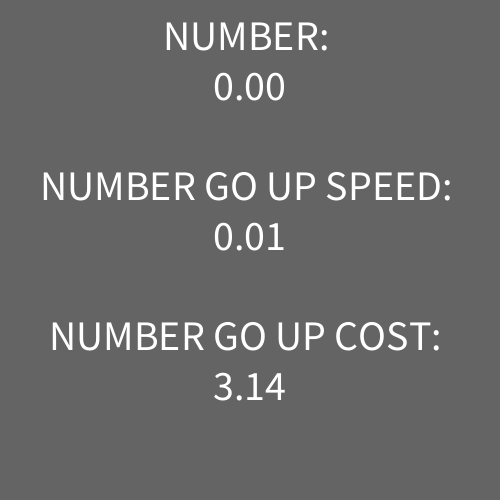
Frame 1 (no input)
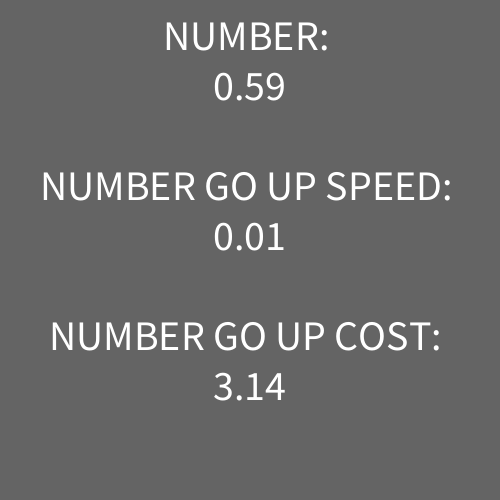
Frame 60 (the mouse pressed at the canvas centre just before this capture)
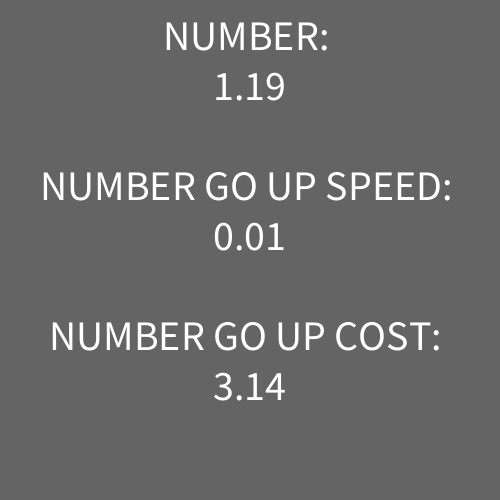
Frame 120 (the mouse held since frame 60 and released just before this capture)

The Processing sketch that drew these frames (run headless with seeded random() and noise(); from frame 60 on, the mouse is pressed at the canvas centre):

// Processing sketch: ConditionalsWarmup5
// ── ConditionalsWarmup5.pde
float number = 0;
float goUpSpeed = 0.01;
float goUpCost = 3.14;
float power = 1;

void setup() {
  size(500, 500);
}

void draw() {
  background(100);
  fill(255);
  
  textSize(42);
  textAlign(CENTER);
  text("NUMBER: ", width / 2, 50);
  text(nf(number, 0 , 2), width / 2, 100);
  text("NUMBER GO UP SPEED: ", width / 2, 200);
  text(nf(goUpSpeed, 0, 2), width / 2, 250);
  text("NUMBER GO UP COST: ", width / 2, 350);
  text(nf(goUpCost, 0 ,2), width /2, 400);
  
  number += goUpSpeed;
}
void mousePressed() {
  if (number > goUpCost) {
    number -= goUpCost;
    goUpSpeed += 0.01;
    power += 0.5;
    goUpCost = pow(3.14, power);
  }
}
void keyPressed() {
  if (key == ' ') {
    number += 1000;
  } else if (key == 'a') {
    number = 0;
  }
}
